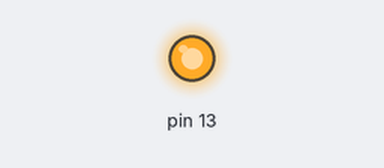
Recording of a sketch running on a simulated Arduino Uno, built with avr-gcc and run on an emulated ATmega328P. On the bench: output pins drawn as LEDs (lit = HIGH). No radio packets arrive unless stated; what the sketch prints to the serial monitor is not drawn.

Above: at 1.0 s.
At 3.1 s:
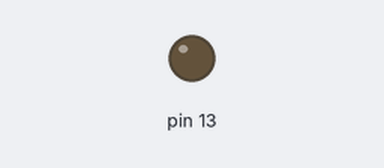
Timing chart, 0 to 5.4 s (numbered marks = the images above):
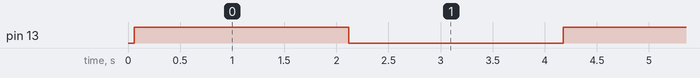

The sketch:

RF_transmitter.ino
```cpp
//simple Tx on pin D12
//Written By : Mohannad Rawashdeh
// 3:00pm , 13/6/2013
//http://www.genotronex.com/
//..................................
#include "VirtualWire.h"
char *controller;
void setup() {
pinMode(13,OUTPUT);
vw_set_ptt_inverted(true); //
vw_set_tx_pin(12);
vw_setup(4000);// speed of data transfer Kbps
}

void loop(){
Serial.begin(9600);
controller="1" ;
vw_send((uint8_t *)controller, strlen(controller));
vw_wait_tx(); // Wait until the whole message is gone
digitalWrite(13,1);
Serial.print("1");
delay(2000);
controller="0" ;
vw_send((uint8_t *)controller, strlen(controller));
vw_wait_tx(); // Wait until the whole message is gone
digitalWrite(13,0);
Serial.print("0");

delay(2000);

}
```

Measured:
- by itself, pin 13: alternates HIGH for 2.1 s and LOW for 2.1 s
